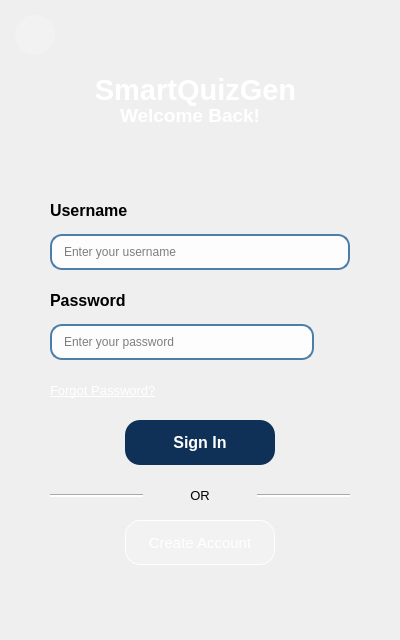
<?xml version="1.0" encoding="UTF-8"?>
<ui version="4.0">
 <class>SignIn</class>
 <widget class="QDialog" name="SignIn">
  <property name="geometry">
   <rect>
    <x>0</x>
    <y>0</y>
    <width>400</width>
    <height>640</height>
   </rect>
  </property>
  <property name="minimumSize">
   <size>
    <width>400</width>
    <height>640</height>
   </size>
  </property>
  <property name="maximumSize">
   <size>
    <width>400</width>
    <height>640</height>
   </size>
  </property>
  <property name="windowTitle">
   <string>RideShare - Sign In</string>
  </property>
  <property name="styleSheet">
   <string notr="true">QDialog#SignIn {
    background-color: qlineargradient(spread:pad, x1:0, y1:0, x2:0, y2:1,
                      stop:0 #0F3057, stop:0.33 #4D7EA8,
                      stop:0.66 #9DC5BB, stop:1 #E6F4F1);
}

QLabel {
    color: black;
    text-shadow: 1px 1px 2px rgba(0, 0, 0, 0.5);
}

QLineEdit {
    border: 2px solid #4D7EA8;
    border-radius: 12px;
    padding: 5px 10px;
    background-color: rgba(255, 255, 255, 0.9);
    selection-background-color: #9DC5BB;
    font-size: 12px;
    color: black;
}

QPushButton#LoginButton {
    background-color: #0F3057;
    color: white;
    border-radius: 15px;
    font-weight: bold;
    padding: 8px 16px;
    border: none;
}

QPushButton#LoginButton:hover {
    background-color: #4D7EA8;
}

QPushButton#LoginButton:pressed {
    background-color: #9DC5BB;
}

QPushButton#ForgetPasswordButton {
    background-color: transparent;
    color: white;
    text-decoration: underline;
    border: none;
    text-align: left;
}

QPushButton#ForgetPasswordButton:hover {
    color: #9DC5BB;
}

QPushButton#CreateAccountButton {
    background-color: rgba(255, 255, 255, 0.2);
    color: white;
    border-radius: 15px;
    padding: 8px 16px;
    border: 1px solid white;
}

QPushButton#CreateAccountButton:hover {
    background-color: rgba(255, 255, 255, 0.3);
}
</string>
  </property>
  <widget class="QLabel" name="AppLogoLabel">
   <property name="geometry">
    <rect>
     <x>40</x>
     <y>40</y>
     <width>311</width>
     <height>100</height>
    </rect>
   </property>
   <property name="font">
    <font>
     <family>Arial</family>
     <pointsize>22</pointsize>
     <bold>true</bold>
    </font>
   </property>
   <property name="styleSheet">
    <string notr="true">color: white;</string>
   </property>
   <property name="text">
    <string>SmartQuizGen</string>
   </property>
   <property name="alignment">
    <set>Qt::AlignmentFlag::AlignCenter</set>
   </property>
  </widget>
  <widget class="QLabel" name="WelcomeLabel">
   <property name="geometry">
    <rect>
     <x>40</x>
     <y>100</y>
     <width>300</width>
     <height>30</height>
    </rect>
   </property>
   <property name="font">
    <font>
     <family>Arial</family>
     <pointsize>14</pointsize>
     <bold>true</bold>
    </font>
   </property>
   <property name="styleSheet">
    <string notr="true">color: white;</string>
   </property>
   <property name="text">
    <string>Welcome Back!</string>
   </property>
   <property name="alignment">
    <set>Qt::AlignmentFlag::AlignCenter</set>
   </property>
  </widget>
  <widget class="QWidget" name="UsernameContainer">
   <property name="geometry">
    <rect>
     <x>50</x>
     <y>190</y>
     <width>300</width>
     <height>80</height>
    </rect>
   </property>
   <layout class="QVBoxLayout" name="UsernameLayout">
    <property name="spacing">
     <number>4</number>
    </property>
    <item>
     <widget class="QLabel" name="UsernameLabel">
      <property name="font">
       <font>
        <family>Arial</family>
        <pointsize>12</pointsize>
        <bold>true</bold>
       </font>
      </property>
      <property name="text">
       <string>Username</string>
      </property>
     </widget>
    </item>
    <item>
     <widget class="QLineEdit" name="UsernameEntry">
      <property name="minimumSize">
       <size>
        <width>0</width>
        <height>36</height>
       </size>
      </property>
      <property name="placeholderText">
       <string>Enter your username</string>
      </property>
     </widget>
    </item>
   </layout>
  </widget>
  <widget class="QWidget" name="PasswordContainer">
   <property name="geometry">
    <rect>
     <x>50</x>
     <y>280</y>
     <width>300</width>
     <height>80</height>
    </rect>
   </property>
   <layout class="QVBoxLayout" name="PasswordLayout">
    <property name="spacing">
     <number>4</number>
    </property>
    <item>
     <widget class="QLabel" name="PasswordLabel">
      <property name="font">
       <font>
        <family>Arial</family>
        <pointsize>12</pointsize>
        <bold>true</bold>
       </font>
      </property>
      <property name="text">
       <string>Password</string>
      </property>
     </widget>
    </item>
    <item>
     <layout class="QHBoxLayout" name="PasswordEntryLayout">
      <property name="spacing">
       <number>0</number>
      </property>
      <item>
       <widget class="QLineEdit" name="PasswordEntry">
        <property name="minimumSize">
         <size>
          <width>0</width>
          <height>36</height>
         </size>
        </property>
        <property name="echoMode">
         <enum>QLineEdit::EchoMode::Password</enum>
        </property>
        <property name="placeholderText">
         <string>Enter your password</string>
        </property>
       </widget>
      </item>
      <item>
       <widget class="QPushButton" name="SeeHidePassword">
        <property name="minimumSize">
         <size>
          <width>36</width>
          <height>36</height>
         </size>
        </property>
        <property name="maximumSize">
         <size>
          <width>36</width>
          <height>36</height>
         </size>
        </property>
        <property name="styleSheet">
         <string notr="true">QPushButton {
    background-color: transparent;
    border: none;
    border-top-right-radius: 12px;
    border-bottom-right-radius: 12px;
}
</string>
        </property>
        <property name="text">
         <string/>
        </property>
        <property name="icon">
         <iconset resource="resources.qrc">
          <normaloff>:/images/images/hide.png</normaloff>:/images/images/hide.png</iconset>
        </property>
        <property name="iconSize">
         <size>
          <width>20</width>
          <height>20</height>
         </size>
        </property>
       </widget>
      </item>
     </layout>
    </item>
   </layout>
  </widget>
  <widget class="QPushButton" name="ForgetPasswordButton">
   <property name="geometry">
    <rect>
     <x>50</x>
     <y>370</y>
     <width>301</width>
     <height>41</height>
    </rect>
   </property>
   <property name="font">
    <font>
     <family>Arial</family>
     <pointsize>10</pointsize>
     <underline>true</underline>
    </font>
   </property>
   <property name="text">
    <string>Forgot Password?</string>
   </property>
   <property name="flat">
    <bool>true</bool>
   </property>
  </widget>
  <widget class="QPushButton" name="LoginButton">
   <property name="geometry">
    <rect>
     <x>125</x>
     <y>420</y>
     <width>150</width>
     <height>45</height>
    </rect>
   </property>
   <property name="font">
    <font>
     <family>Arial</family>
     <pointsize>12</pointsize>
     <bold>true</bold>
    </font>
   </property>
   <property name="text">
    <string>Sign In</string>
   </property>
  </widget>
  <widget class="QWidget" name="OrSeparatorContainer">
   <property name="geometry">
    <rect>
     <x>50</x>
     <y>485</y>
     <width>300</width>
     <height>21</height>
    </rect>
   </property>
   <layout class="QHBoxLayout" name="OrSeparatorLayout">
    <property name="spacing">
     <number>10</number>
    </property>
    <property name="leftMargin">
     <number>0</number>
    </property>
    <property name="topMargin">
     <number>0</number>
    </property>
    <property name="rightMargin">
     <number>0</number>
    </property>
    <property name="bottomMargin">
     <number>0</number>
    </property>
    <item>
     <widget class="QFrame" name="LeftLine">
      <property name="styleSheet">
       <string notr="true">background-color: white;</string>
      </property>
      <property name="frameShape">
       <enum>QFrame::Shape::HLine</enum>
      </property>
      <property name="frameShadow">
       <enum>QFrame::Shadow::Sunken</enum>
      </property>
     </widget>
    </item>
    <item>
     <widget class="QLabel" name="OrLabel">
      <property name="font">
       <font>
        <family>Arial</family>
        <pointsize>10</pointsize>
       </font>
      </property>
      <property name="text">
       <string>OR</string>
      </property>
      <property name="alignment">
       <set>Qt::AlignmentFlag::AlignCenter</set>
      </property>
     </widget>
    </item>
    <item>
     <widget class="QFrame" name="RightLine">
      <property name="styleSheet">
       <string notr="true">background-color: white;</string>
      </property>
      <property name="frameShape">
       <enum>QFrame::Shape::HLine</enum>
      </property>
      <property name="frameShadow">
       <enum>QFrame::Shadow::Sunken</enum>
      </property>
     </widget>
    </item>
   </layout>
  </widget>
  <widget class="QPushButton" name="CreateAccountButton">
   <property name="geometry">
    <rect>
     <x>125</x>
     <y>520</y>
     <width>150</width>
     <height>45</height>
    </rect>
   </property>
   <property name="font">
    <font>
     <family>Arial</family>
     <pointsize>11</pointsize>
     <bold>false</bold>
    </font>
   </property>
   <property name="text">
    <string>Create Account</string>
   </property>
  </widget>
  <widget class="QPushButton" name="BackHomePage">
   <property name="geometry">
    <rect>
     <x>15</x>
     <y>15</y>
     <width>40</width>
     <height>40</height>
    </rect>
   </property>
   <property name="styleSheet">
    <string notr="true">QPushButton {
    background-color: rgba(255, 255, 255, 0.2);
    border: none;
    border-radius: 20px;
}
QPushButton:hover {
    background-color: rgba(255, 255, 255, 0.3);
}
</string>
   </property>
   <property name="text">
    <string/>
   </property>
   <property name="icon">
    <iconset resource="resources.qrc">
     <normaloff>:/images/images/back.png</normaloff>:/images/images/back.png</iconset>
   </property>
   <property name="iconSize">
    <size>
     <width>24</width>
     <height>24</height>
    </size>
   </property>
  </widget>
 </widget>
 <resources>
  <include location="resources.qrc"/>
 </resources>
 <connections/>
</ui>
